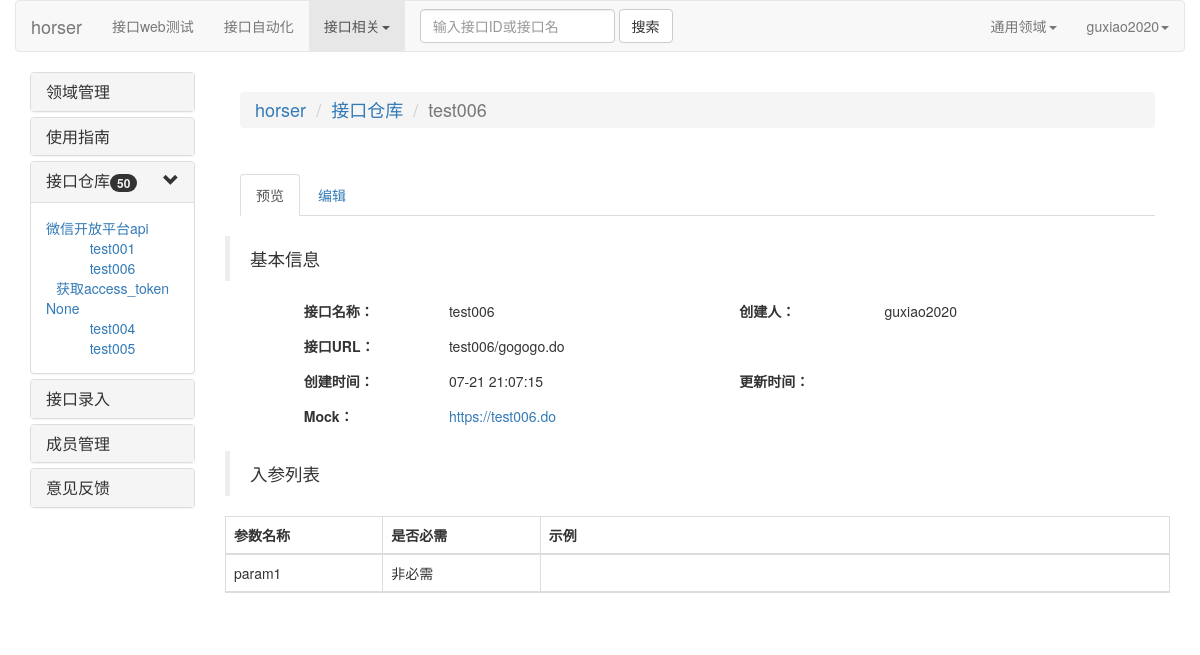
The app's page /interface_detail/6 (signed in) with its own data.
### horsequick/models.py (models this page shows)
class Domain_Info(models.Model):
    domain_name = models.CharField(max_length=50,verbose_name="领域名")
    domain_brief = models.CharField(max_length=100,verbose_name="领域简介",null=True)
    class Meta:
        verbose_name = "领域表"
        ordering = ['-id']

class Interface_Info(models.Model):
    interface_name = models.CharField(max_length=20,verbose_name="接口名")
    interface_type = models.CharField(max_length=20,verbose_name="接口类型")
    interface_url = models.CharField(max_length=150,verbose_name="接口url")
    interface_mock = models.CharField(max_length=200,verbose_name="接口url",null=True)
    input_field_list = models.CharField(max_length=200,verbose_name="输入字段列表",null=True)
    input_need_list = models.CharField(max_length=200,verbose_name="输入字段必需列表",null=True)
    input_demo_list = models.CharField(max_length=200,verbose_name="输入字段实例列表",null=True)
    assert_field_list = models.CharField(max_length=200,verbose_name="断言字段列表",null=True)
    match_list = models.CharField(max_length=200,verbose_name="匹配内容列表",null=True)
    assert_result_list = models.CharField(max_length=200,verbose_name="断言结果列表",null=True)
    belong_subsys = models.CharField(max_length=50,verbose_name="所属子系统")
    belong_domain = models.ForeignKey(Domain_Info, on_delete=models.SET_DEFAULT, verbose_name="所属领域",default="1")
    belong_category = models.ForeignKey(Category_Info, on_delete=models.SET_NULL, verbose_name="所属类别",null=True)
    belong_git_base = models.CharField(max_length=100,verbose_name="所属git代码库",blank=True)
    belong_svn_base = models.CharField(max_length=100, verbose_name="所属svn代码库",blank=True)
    created_person = models.CharField(max_length=30,verbose_name="创建人")
    created_time = models.DateTimeField(verbose_name="创建时间")
    updated_time = models.DateTimeField(verbose_name="更新时间",null=True)
    class Meta:
        verbose_name = "接口信息表"
        ordering = ['-updated_time']

### horsequick/views.py (the view)
# urls.py: url(r'^interface_detail/(\w+)$', interface_detail, name='interface_detail'),
@check_login
def interface_detail(request,jiekouId,**show):
    try:
        r = Interface_Info.objects.get(id=jiekouId)
        if r !=None:
            r_dict = model_to_dict(r)
            input_field_list = r_dict["input_field_list"].split(",")
            input_need_list= r_dict["input_need_list"].split(",")
            input_demo_list = r_dict["input_demo_list"].split(",")
            parm_id_list = range(len(input_field_list))
            r_dict_return ={}
            for p,n,d,i in zip(input_field_list,input_need_list,input_demo_list,parm_id_list):
                r_dict_return[i] = {"parm":p,"need":n,"demo":d,"num":i}
            html = 'interface_detail.html'
            back_dict = show["interface_info"]
            return render(request,html,{"r":r,"r_dict_return":r_dict_return,"show":show,"back_dict":back_dict})
    except:
        return redirect("/")

### horsequick/templates/interface_detail.html (shortened to what this page needs)
<!DOCTYPE html>
<html lang="en">
    {% extends 'horser_base.html' %}
    {% block headmessage %}
    <ul class="breadcrumb">
        <li><a href="/">horser</a></li>
        <li><a href="/interface_depot/">接口仓库</a></li>
        <li class="active">{{ r.interface_name }}</li>
    </ul>
    {% endblock %}
    {% block content %}
        <div class="tabbable" id="interface_detail_switch">
				<ul class="nav nav-tabs">
					<li class="active">
						 <a href="#interface_detail_preview" data-toggle="tab">预览</a>
					</li>
					<li>
						 <a href="#interface_detail_edit" data-toggle="tab">编辑</a>
					</li>
				</ul><br>
				<div class="tab-content">
					<div class="tab-pane active" id="interface_detail_preview">
						<div class="row">
                            <blockquote>
                                <p>基本信息</p>
                            </blockquote>
                            <div class="col-md-offset-1">
                                <ul class="list-inline ">
                                    <li class="col-md-2 col-lg-2">
                                        <label>接口名称：</label>
                                    </li>
                                    <li class="col-md-4 col-lg-4">
                                        {{ r.interface_name}}
                                    </li>
                                    <li class="col-md-2 col-lg-2">
                                        <label>创建人：</label>
                                    </li>
                                    <li class="col-md-4 col-lg-4">
                                            {{ r.created_person}}
                                    </li>
                                </ul>
                            </div>
                        </div>
                        <div class="row">
                            <div class="col-md-offset-1">
                                <ul class="list-inline">
                                        <li class="col-md-2 col-lg-2">
                                            <label>接口URL：</label>
                                        </li>
                                        <li class="col-md-10 col-lg-10">
                                            {{r.interface_url}}
                                        </li>
                                </ul>
                            </div>
                        </div>
                            <div class="row">
                                <div class="col-md-offset-1">
                                    <ul class="list-inline">
                                        <li class="col-md-2 col-lg-2">
                                            <label>创建时间：</label>
                                        </li>
                                        <li class="col-md-4 col-lg-4">
                                            {{r.created_time|date:"m-d H:i:s"|default_if_none:''}}
                                        </li>
                                        <li class="col-md-2 col-lg-2">
                                            <label>更新时间：</label>
                                        </li>
                                        <li class="col-md-4 col-lg-4">
                                        </li>
                                    </ul>
                                </div>
                             </div>
                            <div class="row">
                                <div class="col-md-offset-1">
                                    <ul class="list-inline">
                                        <li class="col-md-2 col-lg-2">
                                                <label>Mock：</label>
                                        </li>
                                        <li class="col-md-10 col-lg-10"><a href="{{r.interface_mock|default_if_none:''}}" target="_blank">{{r.interface_mock|default_if_none:''}}</a>
                                        </li>
                                    </ul>
                                </div>
                            </div><br>
                                <div class="row">
                                    <blockquote>
                                        <p>入参列表</p>
                                    </blockquote>
                                    <table class="table table-bordered">
                                        <thead>
                                            <tr>
                                                <th class="col-md-2 col-lg-2">参数名称</th>
                                                <th class="col-md-2 col-lg-2">是否必需</th>
                                                <th class="col-md-8 col-lg-8">示例</th>
                                            </tr>
                                            {% for k,v in r_dict_return.items %}
                                            <tr>
                                                <td class="col-md-2 col-lg-2">{{v.parm}}</td>
                                                <td class="col-md-2 col-lg-2">{{v.need}}</td>
                                                <td class="col-md-8 col-lg-8">{{v.demo}}</td>
                                            </tr>
                                            {% endfor %}
                                        </thead>
                                    </table>
                                </div>
					</div>
                </div>
				</div>
    {% endblock %}

### horsequick/templates/horser_base.html (shortened to what this page needs)
<!DOCTYPE html>
<html lang="en">
<head>
    <link rel="stylesheet" href="https://cdn.staticfile.org/twitter-bootstrap/3.3.7/css/bootstrap.min.css">
    <link rel="stylesheet" href="/static/css/horsergo.css">
    {% include 'header.html' %}
</head>
<body>
        <div class="container">
            <div class="row">
                 <div class="col-md-2 col-lg-2">
                    <div class="panel-group" id="accordion">
                        <div class="panel panel-default">
                            <div class="panel-heading">
                                <h4 class="panel-title">
                                    <a href="/domain_manage/">
                                        领域管理
                                    </a>
                                </h4>
                            </div>
                        </div>
                        <div class="panel panel-default">
                            <div class="panel-heading">
                                <h4 class="panel-title">
                                    <a href="/horser_help">
                                        使用指南
                                    </a>
                                </h4>
                            </div>
                        </div>
                        <div class="panel panel-default">
                            <div class="panel-heading">
                                <h4 class="panel-title">
                                    <a data-toggle="collapse" data-parent="#accordion"
                                       href="#collapse_one">
                                        接口仓库<span class="pull-right glyphicon glyphicon-chevron-down"></span><span class="badge">50</span>
                                    </a>
                                </h4>
                            </div>
                            <div id="collapse_one" class="panel-collapse collapse in">
                                <div class="panel-body" style="text-align: left">
                                    {% for k,v in back_dict.items  %}
                                    <a href="#interface_collapse_{{k}}" data-toggle="collapse" data-parent="collapse_one">{{k}}</a><br>
                                        <div id="interface_collapse_{{k}}" class="panel-collapse collapse in">
                                        {% for i in v %}
                                            <div style="text-align: center">
                                                <a href="/interface_detail/{{ i.id }}" >{{i.interface_name}}</a>
                                            </div>
                                        {% endfor %}
                                        </div>
                                    {% endfor %}
                                </div>
                            </div>
                        </div>
                        <div class="panel panel-default">
                            <div class="panel-heading">
                                <h4 class="panel-title">
                                    <a href="/interface_add">
                                        接口录入
                                    </a>
                                </h4>
                            </div>
                        </div>
                        <div class="panel panel-default">
                            <div class="panel-heading">
                                <h4 class="panel-title">
                                    <a href="/member_manage/">
                                        成员管理
                                    </a>
                                </h4>
                            </div>
                        </div>
                        <div class="panel panel-default">
                            <div class="panel-heading">
                                <h4 class="panel-title">
                                    <a href="/#">
                                        意见反馈
                                    </a>
                                </h4>
                            </div>
                        </div>
                    </div>
                 </div>
                <div class="col-md-10 col-lg-10">
                        <div class="panel-heading">
                            <h4>{% block headmessage %}{% endblock %}</h4>
                        </div>
                        <div class=" panel-body">
                            {% block content %}{% endblock %}
                        </div>
                </div>
            </div>
        </div>
</body>
</html>

### horsequick/templates/header.html (shortened to what this page needs)
<!DOCTYPE html>
<html lang="en">
<div class="container">
        <div class="row clearfix">
                <nav class="navbar navbar-default" role="navigation">
                    <div class="navbar-header">
                         <a class="navbar-brand" href="/">horser</a>
                    </div>
                    <div class="collapse navbar-collapse" id="bs-example-navbar-collapse-1">
                        <ul class="nav navbar-nav">
                            <li >
                                 <a href="/interface_webtest/">接口web测试</a>
                            </li>
                            <li>
                                 <a href="#">接口自动化</a>
                            </li>
                            <li class="dropdown active">
                                 <a href="#" class="dropdown-toggle" data-toggle="dropdown">接口相关<strong class="caret"></strong></a>
                            </li>
                        </ul>
                        <form class="navbar-form navbar-left" role="search">
                            <div class="form-group">
                                <input type="text" class="form-control" placeholder="输入接口ID或接口名"/>
                            </div> <button type="submit" class="btn btn-default">搜索</button>
                        </form>
                        <ul class="nav navbar-nav navbar-right">
                            <li class="dropdown">
                                <a href="#" class="dropdown-toggle" data-toggle="dropdown">{{show.domain_name}}<strong class="caret"></strong></a>
                            </li>
                            <li class="dropdown">
                                 <a href="#" class="dropdown-toggle" data-toggle="dropdown">{{ show.user_name }}<strong class="caret"></strong></a>
                            </li>
                        </ul>
                    </div>
                </nav>
        </div>
</div>
</html>

### records on screen
Domain_Info: domain_name "通用领域"
Interface_Info: k "微信开放平台api", interface_name "test001"
Interface_Info: interface_name "test006", created_person "guxiao2020", interface_url "test006/gogogo.do", created_time "07-21 21:07:15", interface_mock "https://test006.do", parm "param1", need "非必需"
Interface_Info: interface_name "获取access_token"
Interface_Info: k "None", interface_name "test004"
Interface_Info: interface_name "test005"

### other values on screen
{{ show.user_name }} "guxiao2020"
